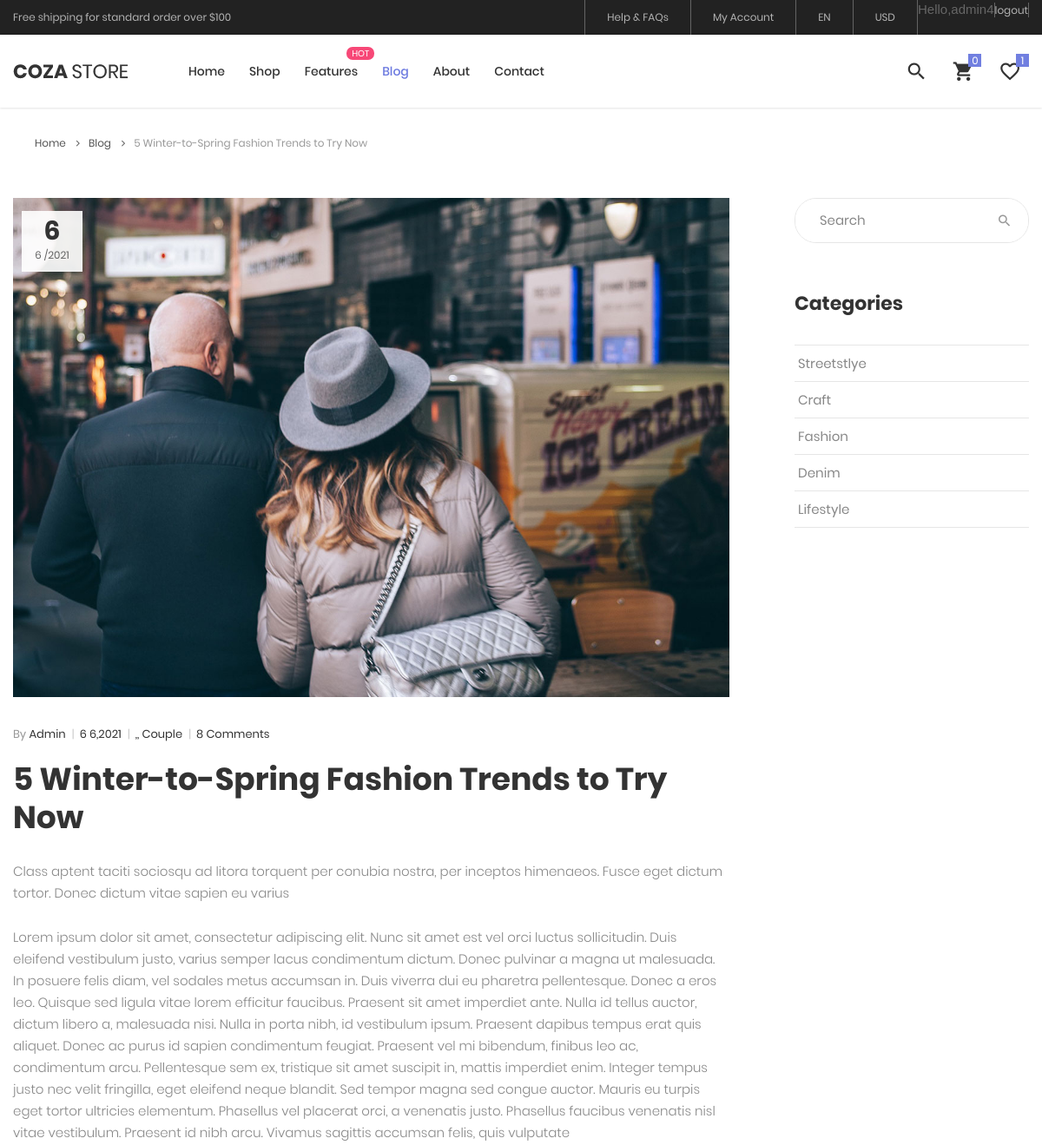
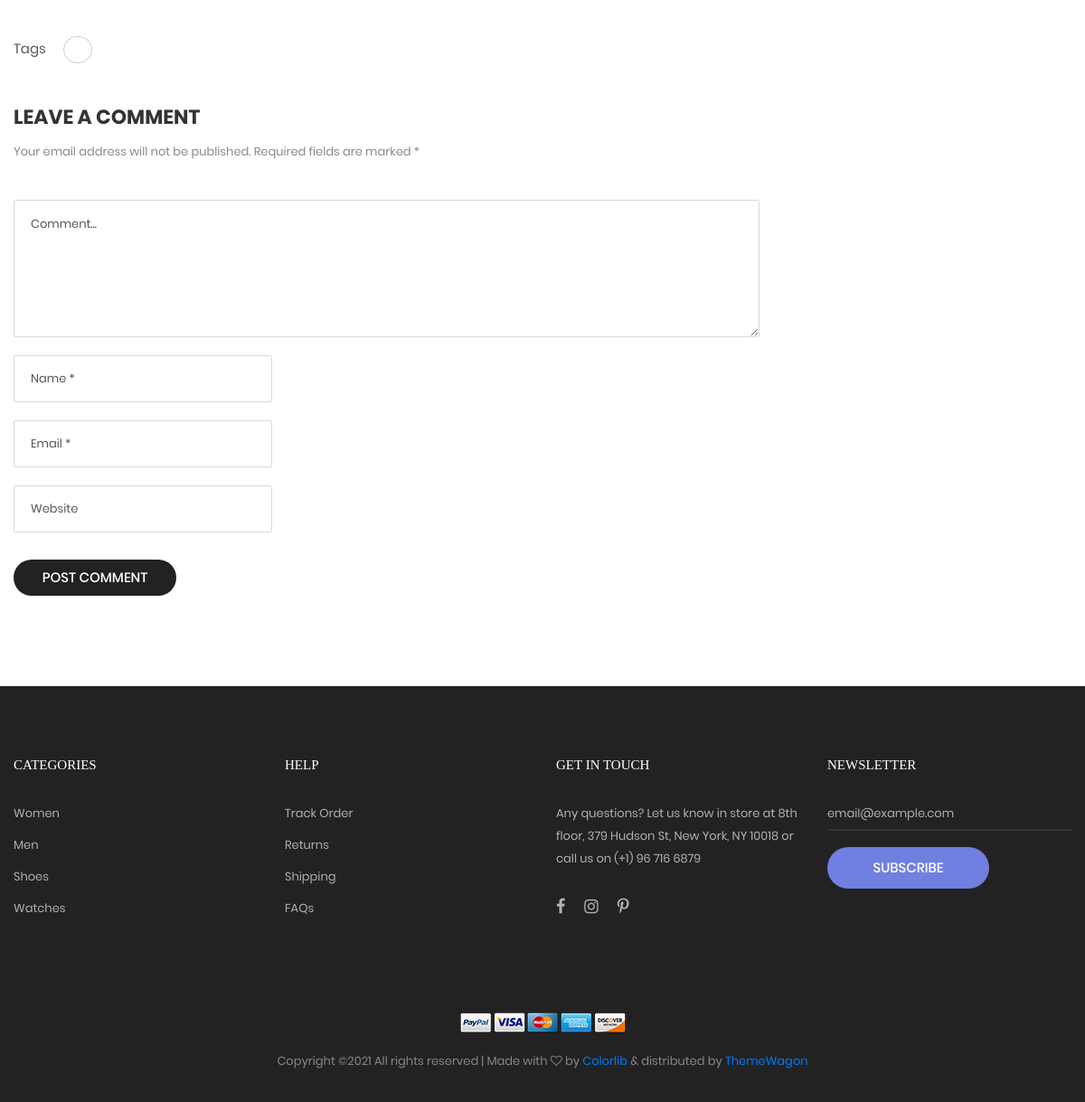
/blog/5-winter-spring-fashion-trends-try-now/ (signed in), run on the app's committed database (2 pictures, top to bottom).
### blog/models.py (models this page shows, shortened)
class Blog(models.Model):
    name = models.CharField(max_length=100, null=True)
    data_ordered = models.DateTimeField(auto_now_add=True)
    category = models.ForeignKey(Category, on_delete=models.CASCADE)
    images1  = models.ImageField(default="null",null=True, blank=True)
    detail = models.CharField(max_length=1000,null=True)
    detail1 = models.CharField(max_length=10000,null=True)
    slug = models.SlugField(max_length=2000)
    @property
    def imageURL(self):
        try:
            url = self.images1.url
        except:
            url = ''
        return url

class Category(models.Model):
    name = models.CharField(max_length=2000)
    slug = models.SlugField(max_length=2000)
    def get_absolute_url(self):
        return reverse('blog:category', kwargs={'slug': self.slug})

### blog/decorators.py (the view)
        def wrapper_func(request, *args, **kwargs):
            group = None
            print('/sa', request.user.groups.exists())
            if request.user.groups.exists():
                group = request.user.groups.all()[0].name
                print('group', group)
            if group in allowed_roles:
                return view_func(request, *args, **kwargs)
            else:
                return HttpResponse('You are not ')

### blog/utils.py (called while the page is built)
def cartData(request,slug):
    products = Product.objects.all()
    blogs = Blog.objects.get(slug=slug)
    customer = request.user.customer
    item, create = Order.objects.get_or_create(customer=customer)
    favorite1 ,create = Favorite.objects.get_or_create(customer= customer)
    favorite = favorite1.favoriteproduct_set.all()
    order =item.orderitem_set.all()
    for item2 in favorite:
        for item1 in products:
            if item1.name == item2.product.name:
                item1.favorite =1
    sum=0
    for item3 in products:
        if item3.favorite==1:
            sum+=1
    return {'products':products,'order':order,'blogs':blogs,'item':item,'favorite':favorite,'sum':sum}

### blog/views.py (called while the page is built)
@login_required(login_url='login')
@allowed_users(allowed_roles=['customer'])
def blogDetailPage(request,slug):
    data      = cartData(request,slug)
    category = Category.objects.all()
    products  = data['products']
    order     = data['order']
    blogs     = data['blogs']
    item      = data['item']
    favorite  = data['favorite']
    sum       = data['sum']
    context = {'category':category,'products':products,'order':order,'blogs':blogs,'item':item,'favorite':favorite,'sum':sum}
    return render(request, 'blog/blog-detail.html', context)

### ecom/models.py (called while the page is built)
    def get_absolute_url(self):
        return reverse('Product:product_detail', kwargs={'slug': self.slug})

    @property
    def imageURL(self):
        try:
            url = self.images1.url
        except:
            url = ''
        return url

    def get_total_item(self):
        order = self.orderitem_set.all()
        total = sum ([item.get_total for item in order])
        return total

    def get_total_order(self):
        order = self.orderitem_set.all()
        total = sum ([item.quantity for item in order])
        return total

### ecom/templates/blog/blog-detail.html (shortened to what this page needs)
{%  extends 'pages/main.html' %}
{% block content %}{% load static%}
	<div class="container">
		<div class="bread-crumb flex-w p-l-25 p-r-15 p-t-30 p-lr-0-lg">
			<a href="{% url 'home'  %} " class="stext-109 cl8 hov-cl1 trans-04">
				Home
				<i class="fa fa-angle-right m-l-9 m-r-10" aria-hidden="true"></i>
			</a>
			<a href="{% url 'blog:blog'  %}  " class="stext-109 cl8 hov-cl1 trans-04">
				Blog
				<i class="fa fa-angle-right m-l-9 m-r-10" aria-hidden="true"></i>
			</a>
			<span class="stext-109 cl4">
				{{blogs.name}}
			</span>
		</div>
	</div>
	<section class="bg0 p-t-52 p-b-20">
		<div class="container">
			<div class="row">
				<div class="col-md-8 col-lg-9 p-b-80">
					<div class="p-r-45 p-r-0-lg">
						{% include 'blog/blogDetail.html'%}
						{%  include 'blog/cmtBlog.html' %}
					</div>
				</div>
				{%  include 'blog/indexBlog.html' %}
			</div>
		</div>
	</section>
	{% endblock content %}

### ecom/templates/pages/main.html (shortened to what this page needs)
<!DOCTYPE html>
<html lang="en">
    {% load static %}
<head>
	<link rel="stylesheet" href="https://use.fontawesome.com/releases/v5.7.0/css/all.css">
	<link rel="stylesheet" href="https://stackpath.bootstrapcdn.com/bootstrap/4.4.1/css/bootstrap.min.css">
	<link rel="stylesheet" type="text/css" href="{% static 'vendor/bootstrap/css/bootstrap.min.css' %} ">
	<link rel="stylesheet" type="text/css" href="{% static 'fonts/font-awesome-4.7.0/css/font-awesome.min.css' %}">
	<link rel="stylesheet" type="text/css" href="{% static 'fonts/iconic/css/material-design-iconic-font.min.css' %}">
	<link rel="stylesheet" type="text/css" href="{% static 'fonts/linearicons-v1.0.0/icon-font.min.css' %}">
	<link rel="stylesheet" type="text/css" href="{% static 'vendor/animate/animate.css' %}">
	<link rel="stylesheet" type="text/css" href="{% static 'vendor/css-hamburgers/hamburgers.min.css' %}">
	<link rel="stylesheet" type="text/css" href="{% static 'vendor/animsition/css/animsition.min.css' %}">
	<link rel="stylesheet" type="text/css" href="{% static 'vendor/select2/select2.min.css' %}"/>
	<link rel="stylesheet" type="text/css" href="{% static 'vendor/daterangepicker/daterangepicker.css' %}">
	<link rel="stylesheet" type="text/css" href="{% static 'vendor/slick/slick.css' %}"/>
	<link rel="stylesheet" type="text/css" href="{% static 'vendor/MagnificPopup/magnific-popup.css' %}">
	<link rel="stylesheet" type="text/css" href="{% static 'vendor/perfect-scrollbar/perfect-scrollbar.css' %}">
	<link rel="stylesheet" type="text/css" href="{% static 'css/util.css' %}">
	<link rel="stylesheet" type="text/css" href="{% static 'css/main.css' %}">
	<link rel="stylesheet" type="text/css" href="{% static 'css/main.css' %}">
</head>
<body class="animsition">
	<header class="header-v4">
		<div class="container-menu-desktop">
			<div class="top-bar">
				<div class="content-topbar flex-sb-m h-full container">
					<div class="left-top-bar">
						Free shipping for standard order over $100
					</div>
					<div class="right-top-bar flex-w h-full">
						<a  href="{% url 'chat:chat' request.user.username %}"     class="flex-c-m trans-04 p-lr-25">
							Help & FAQs
						</a>
						<a href="{%url 'accountSetting' %}" class="flex-c-m trans-04 p-lr-25">
							My Account
						</a>
						<a href="#" class="flex-c-m trans-04 p-lr-25">
							EN
						</a>
						<a href="#" class="flex-c-m trans-04 p-lr-25">
							USD
						</a>
						<span class="hello-msg">Hello,{{request.user}}</span>
                        <span class="hello-msg"><a href="{%url 'logout' %}">logout</a></span>
					</div>
				</div>
			</div>
			<div class="wrap-menu-desktop how-shadow1">
				<nav class="limiter-menu-desktop container">
					<a href="#" class="logo">
						<img src="{% static 'images/icons/logo-01.png' %}" alt="IMG-LOGO">
					</a>
					<div class="menu-desktop">
						<ul class="main-menu">
							<li>
								<a href="{% url 'home'  %}">Home</a>
							</li>
							<li>
								<a href="{% url 'Product:product'  %}">Shop</a>
							</li>
							<li class="label1" data-label1="hot">
								<a href="{% url 'pay:shopingCart' %}">Features</a>
							</li>
							<li class="active-menu">
								<a href="{% url 'blog:blog'  %}">Blog</a>
							</li>
							<li>
								<a href="{% url 'about'  %}">About</a>
							</li>
							<li>
								<a href="{% url 'contact'  %}">Contact</a>
							</li>
						</ul>
					</div>
					<div class="wrap-icon-header flex-w flex-r-m">
						<div class="icon-header-item cl2 hov-cl1 trans-04 p-l-22 p-r-11 js-show-modal-search search">
							<i class="zmdi zmdi-search"></i>
						</div>
						<div  input id="cartquantity" value="{{item.get_total_order}}"   class="icon-header-item cl2 hov-cl1 trans-04 p-l-22 p-r-11 icon-header-noti js-show-cart"  >
							<i  class="zmdi zmdi-shopping-cart"></i>
						</div>
						<div   class="icon-header-item cl2 hov-cl1 trans-04 p-l-22 p-r-11 icon-header-noti js-show-favorite" value="{{sum}}">
							<i class="zmdi zmdi-favorite-outline"></i>
						</div>
					</div>
				</nav>
			</div>
		</div>
	</header>
	{% block content %}
	{% endblock %}
<footer class="bg3 p-t-75 p-b-32">
    <div class="container">
        <div class="row">
            <div class="col-sm-6 col-lg-3 p-b-50">
                <h4 class="stext-301 cl0 p-b-30">
                    Categories
                </h4>
                <ul>
                    <li class="p-b-10">
                        <a href="#" class="stext-107 cl7 hov-cl1 trans-04">
                            Women
                        </a>
                    </li>
                    <li class="p-b-10">
                        <a href="#" class="stext-107 cl7 hov-cl1 trans-04">
                            Men
                        </a>
                    </li>
                    <li class="p-b-10">
                        <a href="#" class="stext-107 cl7 hov-cl1 trans-04">
                            Shoes
                        </a>
                    </li>
                    <li class="p-b-10">
                        <a href="#" class="stext-107 cl7 hov-cl1 trans-04">
                            Watches
                        </a>
                    </li>
                </ul>
            </div>
            <div class="col-sm-6 col-lg-3 p-b-50">
                <h4 class="stext-301 cl0 p-b-30">
                    Help
                </h4>
                <ul>
                    <li class="p-b-10">
                        <a href="#" class="stext-107 cl7 hov-cl1 trans-04">
                            Track Order
                        </a>
                    </li>
                    <li class="p-b-10">
                        <a href="#" class="stext-107 cl7 hov-cl1 trans-04">
                            Returns
                        </a>
                    </li>
                    <li class="p-b-10">
                        <a href="#" class="stext-107 cl7 hov-cl1 trans-04">
                            Shipping
                        </a>
                    </li>
                    <li class="p-b-10">
                        <a href="#" class="stext-107 cl7 hov-cl1 trans-04">
                            FAQs
                        </a>
                    </li>
                </ul>
            </div>
            <div class="col-sm-6 col-lg-3 p-b-50">
                <h4 class="stext-301 cl0 p-b-30">
                    GET IN TOUCH
                </h4>
                <p class="stext-107 cl7 size-201">
                    Any questions? Let us know in store at 8th floor, 379 Hudson St, New York, NY 10018 or call us on (+1) 96 716 6879
                </p>
                <div class="p-t-27">
                    <a href="#" class="fs-18 cl7 hov-cl1 trans-04 m-r-16">
                        <i class="fa fa-facebook"></i>
                    </a>
                    <a href="#" class="fs-18 cl7 hov-cl1 trans-04 m-r-16">
                        <i class="fa fa-instagram"></i>
                    </a>
                    <a href="#" class="fs-18 cl7 hov-cl1 trans-04 m-r-16">
                        <i class="fa fa-pinterest-p"></i>
                    </a>
                </div>
            </div>
            <div class="col-sm-6 col-lg-3 p-b-50">
                <h4 class="stext-301 cl0 p-b-30">
                    Newsletter
                </h4>
                <form>
                    <div class="wrap-input1 w-full p-b-4">
                        <input class="input1 bg-none plh1 stext-107 cl7" type="text" name="email" placeholder="email@example.com">
                    </div>
                    <div class="p-t-18">
                        <button class="flex-c-m stext-101 cl0 size-103 bg1 bor1 hov-btn2 p-lr-15 trans-04">
                            Subscribe
                        </button>
                    </div>
                </form>
            </div>
        </div>
        <div class="p-t-40">
            <div class="flex-c-m flex-w p-b-18">
                <a href="#" class="m-all-1">
                    <img src="{% static 'images/icons/icon-pay-01.png' %}" alt="ICON-PAY">
                </a>
                <a href="#" class="m-all-1">
                    <img src="{% static 'images/icons/icon-pay-02.png' %}" alt="ICON-PAY">
                </a>
                <a href="#" class="m-all-1">
                    <img src="{% static 'images/icons/icon-pay-03.png' %}" alt="ICON-PAY">
                </a>
                <a href="#" class="m-all-1">
                    <img src="{% static 'images/icons/icon-pay-04.png' %}" alt="ICON-PAY">
                </a>
                <a href="#" class="m-all-1">
                    <img src="{% static 'images/icons/icon-pay-05.png' %}" alt="ICON-PAY">
                </a>
            </div>
            <p class="stext-107 cl6 txt-center">
Copyright &copy;<script>document.write(new Date().getFullYear());</script> All rights reserved | Made with <i class="fa fa-heart-o" aria-hidden="true"></i> by <a href="https://colorlib.com" target="_blank">Colorlib</a> &amp; distributed by <a href="https://themewagon.com" target="_blank">ThemeWagon</a>
            </p>
        </div>
    </div>
</footer>
</body>
</html>

### ecom/templates/blog/blogDetail.html (shortened to what this page needs)
{% load static%}
<div class="wrap-pic-w how-pos5-parent">
    <img src="{{blogs.imageURL}}" alt="IMG-BLOG">
    <div class="flex-col-c-m size-123 bg9 how-pos5">
        <span class="ltext-107 cl2 txt-center">
            {{blogs.data_ordered.day}}
        </span>
        <span class="stext-109 cl3 txt-center">
            {{blogs.data_ordered.month}} /{{blogs.data_ordered.year}}
        </span>
    </div>
</div>
<div class="p-t-32">
    <span class="flex-w flex-m stext-111 cl2 p-b-19">
        <span>
            <span class="cl4">By</span> Admin
            <span class="cl12 m-l-4 m-r-6">|</span>
        </span>
        <span>
            {{blogs.data_ordered.day}} {{blogs.data_ordered.month}},{{blogs.data_ordered.year}}
            <span class="cl12 m-l-4 m-r-6">|</span>
        </span>
        <span>
            {{blogs.tag}},{{blogs.categories}}, Couple
            <span class="cl12 m-l-4 m-r-6">|</span>
        </span>
        <span>
            8 Comments
        </span>
    </span>
    <h4 class="ltext-109 cl2 p-b-28">
        {{blogs.name}}
    </h4>
    <p class="stext-117 cl6 p-b-26">
        {{blogs.detail}}
    </p>
    <p class="stext-117 cl6 p-b-26">
        {{blogs.detail1}}
    </p>
</div>
<div class="flex-w flex-t p-t-16">
    <span class="size-216 stext-116 cl8 p-t-4">
        Tags
    </span>
    <div class="flex-w size-217">
        <a href="#" class="flex-c-m stext-107 cl6 size-301 bor7 p-lr-15 hov-tag1 trans-04 m-r-5 m-b-5">
        </a>
    </div>
</div>

### ecom/templates/blog/indexBlog.html
{% load static%}
<div class="col-md-4 col-lg-3 p-b-80">
    <div class="side-menu">
        <div class="bor17 of-hidden pos-relative">
            <input class="stext-103 cl2 plh4 size-116 p-l-28 p-r-55" type="text" name="search" placeholder="Search">
            <button class="flex-c-m size-122 ab-t-r fs-18 cl4 hov-cl1 trans-04">
                <i class="zmdi zmdi-search"></i>
            </button>
        </div>
        <div class="p-t-55">
            <h4 class="mtext-112 cl2 p-b-33">
                Categories
            </h4>
            <ul>
                {% for i in category%}
                <li class="bor18">
                    <a href="{{i.get_absolute_url}}" class="dis-block stext-115 cl6 hov-cl1 trans-04 p-tb-8 p-lr-4">
                        {{i.name}}
                    </a>
                </li>
                {% endfor%}
            </ul>
        </div>
    </div>
</div>

### data on the page
Blog: name "5 Winter-to-Spring Fashion Trends to Try Now", imageURL (picture), data_ordered.day "6", data_ordered.month "6", data_ordered.year "2021", detail "Class aptent taciti sociosqu ad litora torquent per conubia nostra, per inceptos himenaeos. Fusce eget dictum tortor. Donec dictum vitae sapien eu varius", detail1 "Lorem ipsum dolor sit amet, consectetur adipiscing elit. Nunc sit amet est vel orci luctus sollicitudin. Duis eleifend vestibulum justo, varius semper lacus condimentum dictum. Donec pulvinar a magna ut malesuada. In posuere felis diam, vel sodales metus accumsan in. Duis viverra dui eu pharetra pellentesque. Donec a eros leo. Quisque sed ligula vitae lorem efficitur faucibus. Praesent sit amet imperdiet ante. Nulla id tellus auctor, dictum libero a, malesuada nisi. Nulla in porta nibh, id vestibulum ipsum. Praesent dapibus tempus erat quis aliquet. Donec ac purus id sapien condimentum feugiat. Praesent vel mi bibendum, finibus leo ac, condimentum arcu. Pellentesque sem ex, tristique sit…"
Category: name "Streetstlye"
Category: name "Craft"
Category: name "Fashion"
Category: name "Denim"
Category: name "Lifestyle"

### other printed values
{{ request.user }} "admin4"
